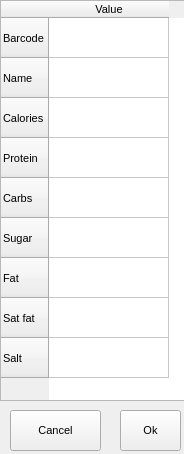
<?xml version="1.0" encoding="UTF-8"?>
<ui version="4.0">
 <class>add_food_form</class>
 <widget class="QMainWindow" name="add_food_form">
  <property name="geometry">
   <rect>
    <x>0</x>
    <y>0</y>
    <width>184</width>
    <height>454</height>
   </rect>
  </property>
  <property name="sizePolicy">
   <sizepolicy hsizetype="Fixed" vsizetype="MinimumExpanding">
    <horstretch>0</horstretch>
    <verstretch>0</verstretch>
   </sizepolicy>
  </property>
  <property name="font">
   <font>
    <pointsize>8</pointsize>
   </font>
  </property>
  <property name="windowTitle">
   <string>Food data</string>
  </property>
  <widget class="QWidget" name="centralwidget">
   <widget class="QTableWidget" name="table_food_data">
    <property name="geometry">
     <rect>
      <x>0</x>
      <y>0</y>
      <width>241</width>
      <height>401</height>
     </rect>
    </property>
    <property name="editTriggers">
     <set>QAbstractItemView::AllEditTriggers</set>
    </property>
    <attribute name="horizontalHeaderDefaultSectionSize">
     <number>120</number>
    </attribute>
    <attribute name="verticalHeaderDefaultSectionSize">
     <number>40</number>
    </attribute>
    <row>
     <property name="text">
      <string>Barcode</string>
     </property>
    </row>
    <row>
     <property name="text">
      <string>Name</string>
     </property>
    </row>
    <row>
     <property name="text">
      <string>Calories</string>
     </property>
    </row>
    <row>
     <property name="text">
      <string>Protein</string>
     </property>
    </row>
    <row>
     <property name="text">
      <string>Carbs</string>
     </property>
    </row>
    <row>
     <property name="text">
      <string>Sugar</string>
     </property>
    </row>
    <row>
     <property name="text">
      <string>Fat</string>
     </property>
    </row>
    <row>
     <property name="text">
      <string>Sat fat</string>
     </property>
    </row>
    <row>
     <property name="text">
      <string>Salt</string>
     </property>
    </row>
    <column>
     <property name="text">
      <string>Value</string>
     </property>
    </column>
   </widget>
   <widget class="QPushButton" name="btn_cancel">
    <property name="geometry">
     <rect>
      <x>10</x>
      <y>410</y>
      <width>91</width>
      <height>41</height>
     </rect>
    </property>
    <property name="text">
     <string>Cancel</string>
    </property>
   </widget>
   <widget class="QPushButton" name="btn_ok">
    <property name="geometry">
     <rect>
      <x>120</x>
      <y>410</y>
      <width>61</width>
      <height>41</height>
     </rect>
    </property>
    <property name="text">
     <string>Ok</string>
    </property>
   </widget>
  </widget>
 </widget>
 <resources/>
 <connections/>
</ui>
